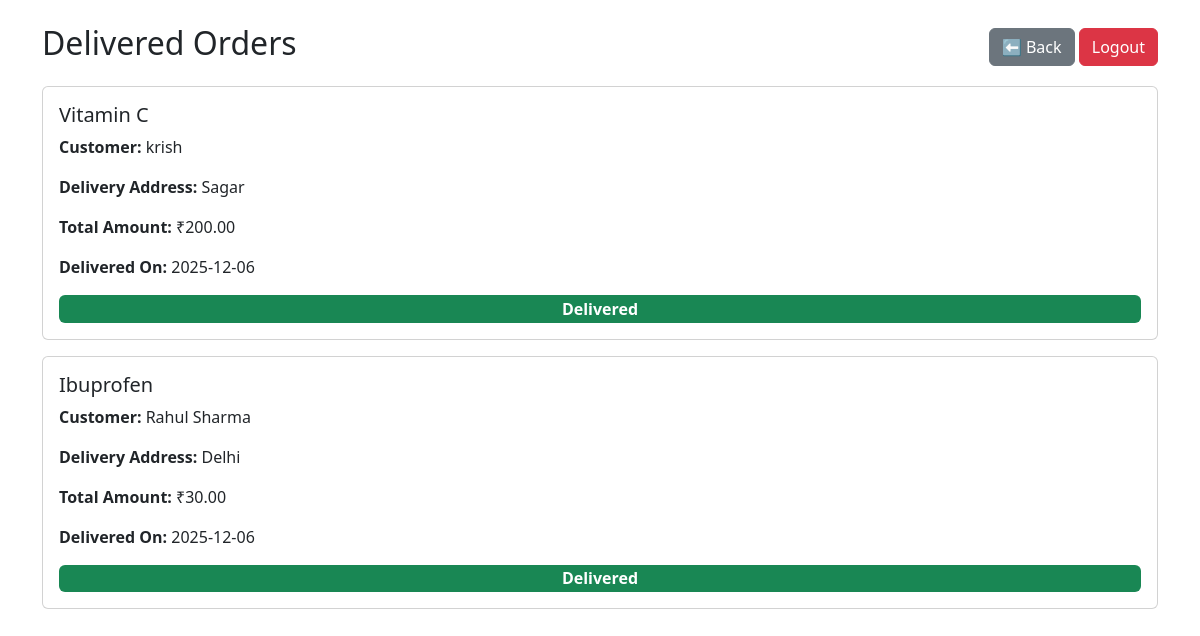
The page /delivery/delivered_orders.php (signed in) on the database its author committed.
### tables this page shows
CREATE TABLE `SHIPMENT` (
  `shipment_id` int(11) NOT NULL,
  `sale_id` int(11) DEFAULT NULL,
  `pharmacist_id` int(11) DEFAULT NULL,
  `agent_id` int(11) DEFAULT NULL,
  `expected_date` date DEFAULT NULL,
  `status` varchar(50) DEFAULT 'Pending',
  `shipment_address` varchar(255) DEFAULT NULL
);

CREATE TABLE `MEDICINE` (
  `med_id` int(11) NOT NULL,
  `med_name` varchar(50) DEFAULT NULL,
  `dosage` varchar(30) DEFAULT NULL,
  `qty` int(11) DEFAULT NULL,
  `category` varchar(50) DEFAULT NULL,
  `image_url` varchar(255) DEFAULT NULL,
  `description` text DEFAULT NULL,
  `expiry_date` date DEFAULT NULL,
  `price` decimal(10,2) DEFAULT NULL
);

CREATE TABLE `USERS` (
  `UID` int(11) NOT NULL,
  `name` varchar(50) DEFAULT NULL,
  `gender` varchar(10) DEFAULT NULL,
  `phone` varchar(10) DEFAULT NULL,
  `email` varchar(50) DEFAULT NULL,
  `password` varchar(100) DEFAULT NULL,
  `role` varchar(20) DEFAULT NULL,
  `address` varchar(150) DEFAULT NULL,
  `status` enum('active','inactive') DEFAULT 'active'
);

CREATE TABLE `SALES` (
  `sale_id` int(11) NOT NULL,
  `sale_date` date NOT NULL,
  `payment_method` varchar(20) DEFAULT NULL,
  `total_amount` decimal(10,2) DEFAULT NULL,
  `customer_id` int(11) NOT NULL,
  `med_id` int(11) NOT NULL
);

### delivery/delivered_orders.php (the view, shortened to what this page needs)
<?php
$agent_id = intval($_SESSION['uid']);
$query = "
SELECT
    sh.shipment_id, sh.sale_id, sh.shipment_address, sh.expected_date, sh.status,
    s.total_amount, m.med_name, u.name AS customer_name
FROM shipment sh
JOIN sales s ON sh.sale_id = s.sale_id
JOIN medicine m ON s.med_id = m.med_id
JOIN users u ON s.customer_id = u.UID
WHERE sh.agent_id = $agent_id AND sh.status = 'Delivered'
ORDER BY sh.shipment_id DESC
";
$result = mysqli_query($conn, $query);
?>
<!DOCTYPE html>
<html>
<head>
    <link rel="stylesheet" href="https://cdn.jsdelivr.net/npm/bootstrap@5.3.0/dist/css/bootstrap.min.css">
</head>
<body class="p-4">
<div class="container">
    <div class="d-flex justify-content-between align-items-center mb-3">
        <h2>Delivered Orders</h2>
        <div>
            <a href="delivery_dashboard.php" class="btn btn-secondary">⬅ Back</a>
            <a href="logout.php" class="btn btn-danger">Logout</a>
        </div>
    </div>
    <?php
    if(!$result || mysqli_num_rows($result) == 0){
        echo "<p>No completed deliveries yet.</p>";
    }
    else {
        while($row = mysqli_fetch_assoc($result)) {
    ?>
        <div class="card p-3 mb-3">
            <h5><?php echo htmlspecialchars($row['med_name']); ?></h5>
            <p><b>Customer:</b> <?php echo htmlspecialchars($row['customer_name']); ?></p>
            <p><b>Delivery Address:</b> <?php echo htmlspecialchars($row['shipment_address']); ?></p>
            <p><b>Total Amount:</b> ₹<?php echo htmlspecialchars($row['total_amount']); ?></p>
            <p><b>Delivered On:</b> <?php echo htmlspecialchars($row['expected_date']); ?></p>
            <span class="badge bg-success fs-6">Delivered</span>
        </div>
    <?php
        }
    }
    ?>
</div>
</body>
</html>

### rows shown on the page
shipment: medicine.med_name "Vitamin C", users.name "krish", shipment_address "Sagar", sale.total_amount "200.00", expected_date "2025-12-06"
shipment: medicine.med_name "Ibuprofen", users.name "Rahul Sharma", shipment_address "Delhi", sale.total_amount "30.00", expected_date "2025-12-06"
